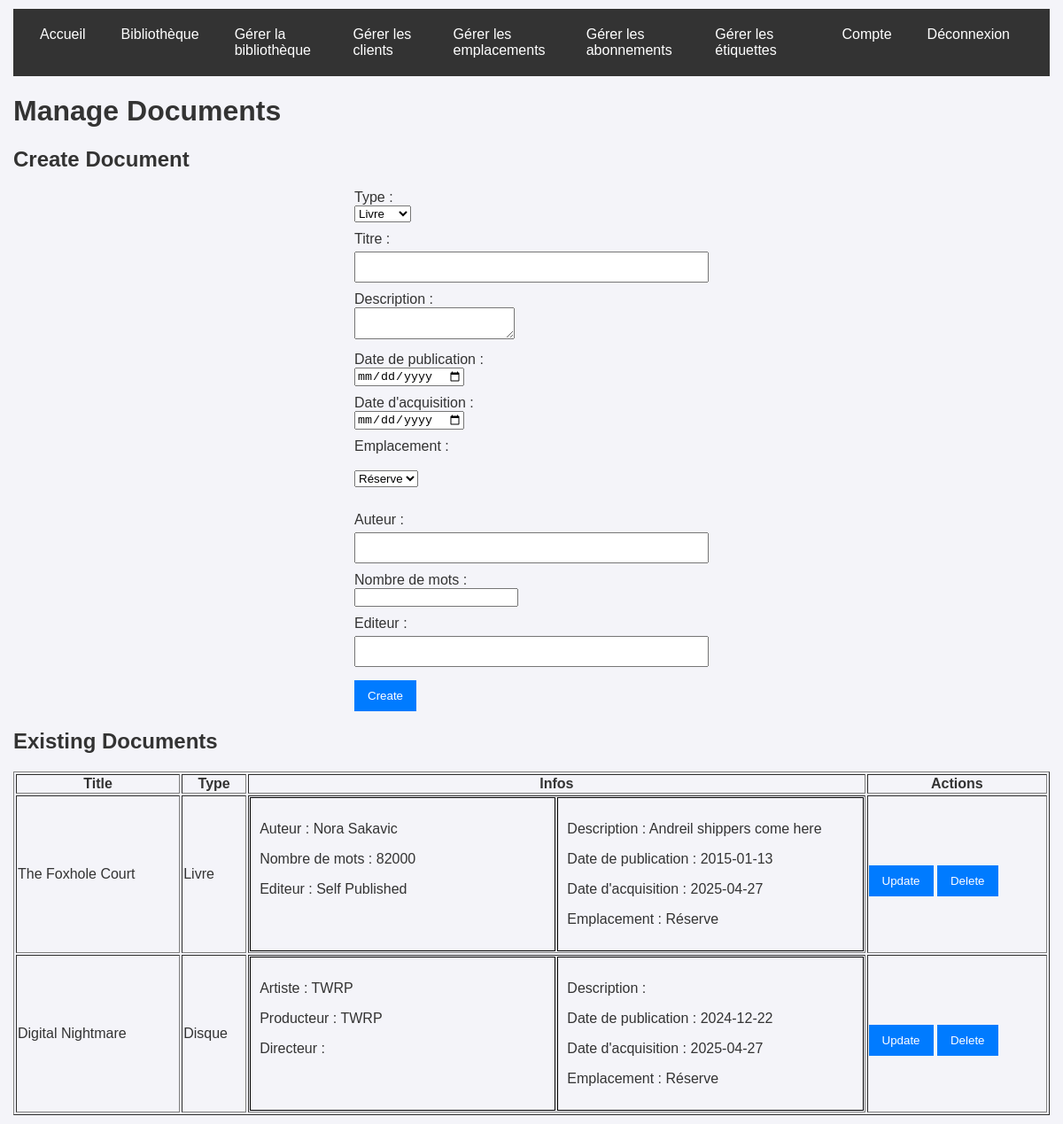
/backoffice/manage_library.php (signed in), run on the app's committed database.
### tables this page shows
CREATE TABLE Document(
   id_document INTEGER,
   title_document TEXT NOT NULL,
   publishing_date_document NUMERIC NOT NULL,
   description_document TEXT,
   acquisition_date_document NUMERIC NOT NULL,
   id_location INTEGER NOT NULL,
   PRIMARY KEY(id_document),
   FOREIGN KEY(id_location) REFERENCES Location(id_location)
);

CREATE TABLE Book(
   id_document INTEGER,
   author_book TEXT,
   nbr_words_book TEXT,
   publisher_book TEXT,
   PRIMARY KEY(id_document),
   FOREIGN KEY(id_document) REFERENCES Document(id_document)
);

CREATE TABLE Location(
   id_location INTEGER,
   name_location TEXT NOT NULL,
   description_location TEXT,
   PRIMARY KEY(id_location),
   UNIQUE(name_location)
);

CREATE TABLE Disk(
   id_document INTEGER,
   artist_disk TEXT,
   producer_disk TEXT,
   director_disk TEXT,
   PRIMARY KEY(id_document),
   FOREIGN KEY(id_document) REFERENCES Document(id_document)
);

### backoffice/manage_library.php (the view, shortened to what this page needs)
<?php
require_once '../database/db_connection.php';
$locations = $pdo->query("SELECT * FROM location")->fetchAll(PDO::FETCH_ASSOC);
$stmt = $pdo->query("SELECT d.*, b.author_book, b.nbr_words_book, b.publisher_book, di.artist_disk, di.producer_disk, di.director_disk, l.* FROM document d LEFT JOIN book b ON d.id_document = b.id_document LEFT JOIN disk di ON d.id_document = di.id_document LEFT JOIN location l ON d.id_location = l.id_location");
$documents = $stmt->fetchAll(PDO::FETCH_ASSOC);
?>
<!DOCTYPE html>
<html lang="en">
<head>
    <link rel="stylesheet" href="../styles/style.css">
</head>
<body>
    <?php include '../navbar.php'; ?>
    <h1>Manage Documents</h1>
    <h2>Create Document</h2>
    <form method="POST">
        <label for="type">Type :</label>
        <select id="type" name="type" required>
            <option value="book">Livre</option>
        </select>
        <label for="title">Titre :</label>
        <input type="text" id="title" name="title" required>
        <label for="description">Description :</label>
        <textarea id="description" name="description"></textarea>
        <label for="publishing_date">Date de publication :</label>
        <input type="date" id="publishing_date" name="publishing_date" required>
        <label for="acquisition_date">Date d'acquisition :</label>
        <input type="date" id="acquisition_date" name="acquisition_date" required>
        <label for="id_location">Emplacement :</label><br>
            <select id="id_location" name="id_location" required>
                <?php foreach ($locations as $location): ?>
                    <option value="<?= $location['id_location'] ?>">
                        <?= htmlspecialchars($location['name_location']) ?>
                    </option>
                <?php endforeach; ?>
            </select><br><br>
        <div id="dynamic-form"></div>
        <button type="submit">Create</button>
    </form>
    <h2>Existing Documents</h2>
    <table border="1" class="document-table">
        <thead>
            <tr>
                <th>Title</th>
                <th>Type</th>
                <th>Infos</th>
                <th>Actions</th>
            </tr>
        </thead>
        <tbody>
            <?php foreach ($documents as $document): ?>
                <?php $document['type_document'] = array_key_exists('author_book', $document) && $document['author_book'] != null
                        ? type_document::Book
                        : type_document::Disk ?>
                <tr>
                    <td><?= htmlspecialchars($document['title_document']) ?></td>
                    <td><?=
                        $document['type_document'] == type_document::Book ? 'Livre' : 'Disque'
                    ?></td>
                    <td>
                        <div style="display: flex; flex-direction: row; gap:2px; width: 100%;">
                            <div class="document-details-table-cell">
                            <?php if ($document['type_document'] == type_document::Book): ?>
                                <p>Auteur : <?= htmlspecialchars($document['author_book']) ?></p>
                                <p>Nombre de mots : <?= htmlspecialchars($document['nbr_words_book']) ?></p>
                                <p>Editeur : <?= htmlspecialchars($document['publisher_book']) ?></p>
                            <?php else : ?>
                                <p>Artiste : <?= htmlspecialchars($document['artist_disk']) ?></p>
                                <p>Producteur : <?= htmlspecialchars($document['producer_disk']) ?></p>
                                <p>Directeur : <?= htmlspecialchars($document['director_disk']) ?></p>
                            <?php endif; ?>
                            </div>
                            <div class="document-details-table-cell">
                                <p>Description : <?= htmlspecialchars($document['description_document']) ?></p>
                                <p>Date de publication : <?= htmlspecialchars($document['publishing_date_document']) ?></p>
                                <p>Date d'acquisition : <?= htmlspecialchars($document['acquisition_date_document']) ?></p>
                                <p>Emplacement : <?= htmlspecialchars($document['name_location']) ?></p>
                            </div>
                        </div>
                    </td>
                    <td>
                        <a href="update_document.php?id_document=<?= $document['id_document'] ?>&type=<?= $document['type_document']->name ?>" style="display: inline-block;">
                            <button type="button">Update</button>
                        </a>
                        <form method="POST" style="display: inline;">
                            <button type="submit">Delete</button>
                        </form>
                    </td>
                </tr>
            <?php endforeach; ?>
        </tbody>
    </table>
</body>
</html>

### navbar.php (shortened to what this page needs)
<?php
$httpProtocol = !isset($_SERVER['HTTPS']) || $_SERVER['HTTPS'] != 'on' ? 'http' : 'https';
$base_url = $httpProtocol.'://'.$_SERVER['HTTP_HOST'];
?>
<!DOCTYPE html>
<html lang="en">
<head>
    <link rel="stylesheet" href="styles/style.css">
</head>
<body>
    <div class="navbar">
        <?php
        echo "<a href=\"$base_url/index.php\">Accueil</a>
        <a href=\"$base_url/library.php\">Bibliothèque</a>";
        if (isset($_SESSION['role']) && in_array($_SESSION['role'], [1, 2, 3])) {
            echo "<a href=\"$base_url/backoffice/manage_library.php\">Gérer la bibliothèque</a>";
            echo "<a href=\"$base_url/backoffice/manage_client.php\">Gérer les clients</a>";
            echo "<a href=\"$base_url/backoffice/manage_location.php\">Gérer les emplacements</a>";
            echo "<a href=\"$base_url/backoffice/manage_subscription.php\">Gérer les abonnements</a>";
            echo "<a href=\"$base_url/backoffice/manage_tag.php\">Gérer les étiquettes</a>";
        }
        echo '<div class="navbar-right">';
        if (isset($_SESSION['user_id'])) {
            echo "<a href=\"$base_url/account.php\">Compte</a>";
            echo "<a href=\"$base_url/logout.php\">Déconnexion</a>";
        } else {
            echo "<a href=\"$base_url/login.php\">Se connecter / Créer un compte</a>";
        }
        echo '</div>';
    ?>
    </div>
</body>
</html>

### styles/style.css (style rules this page uses)
body { font-family: Arial, sans-serif; margin: 0; padding: 10px 15px; background-color: #f4f4f9; color: #333; }
a { color: #6c5ce7; text-decoration: none; }
.navbar { display: flex; background-color: #333; padding: 10px; }
.navbar a { color: white; text-decoration: none; padding: 10px 15px; margin: 0 5px; }
.navbar-right { margin-left: auto; padding: 10px 15px; }
form { max-width: 400px; margin: auto; }
label { display: block; margin-top: 10px; }
input[type="text"], input[type="email"], input[type="password"] { width: 100%; padding: 8px; margin-top: 5px; box-sizing: border-box; }
button { margin-top: 15px; padding: 10px 15px; background-color: #007BFF; color: white; border: none; cursor: pointer; }
.document-details-table-cell { padding: 10px; border: 1px solid #000000; text-align: left; width: 50%; }
.document-table { width: 100%; }

### data on the page
document: title_document "The Foxhole Court", shows "Livre", book.author_book "Nora Sakavic", book.nbr_words_book "82000", book.publisher_book "Self Published", description_document "Andreil shippers come here", publishing_date_document "2015-01-13", acquisition_date_document "2025-04-27", id_location.name_location "Réserve"
document: title_document "Digital Nightmare", shows "Disque", disk.artist_disk "TWRP", disk.producer_disk "TWRP", publishing_date_document "2024-12-22", acquisition_date_document "2025-04-27", id_location.name_location "Réserve"

### other printed values
form field id_location "Réserve"
